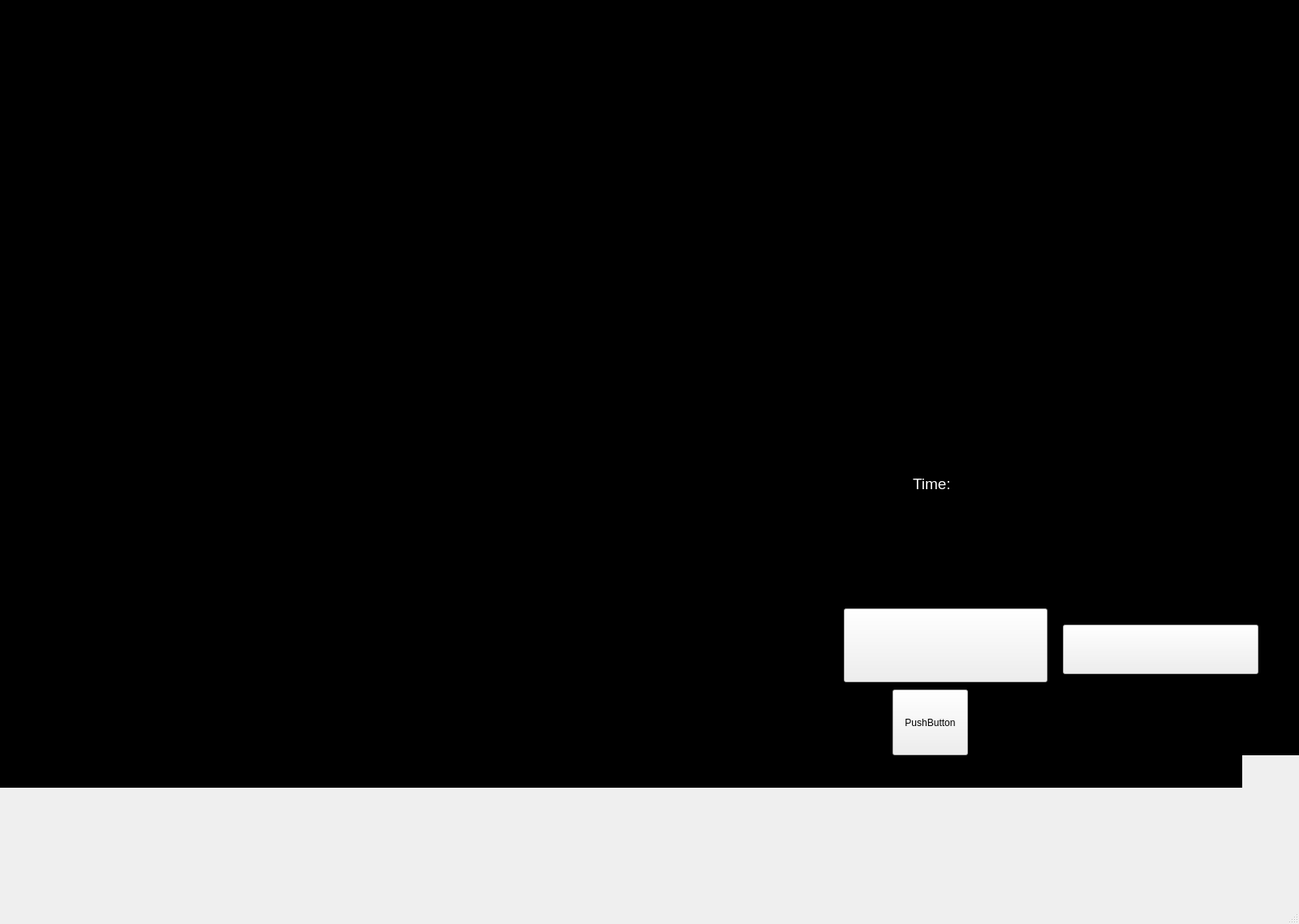
<?xml version="1.0" encoding="UTF-8"?>
<ui version="4.0">
 <class>MainWindow</class>
 <widget class="QMainWindow" name="MainWindow">
  <property name="geometry">
   <rect>
    <x>0</x>
    <y>0</y>
    <width>1601</width>
    <height>1139</height>
   </rect>
  </property>
  <property name="windowTitle">
   <string>MainWindow</string>
  </property>
  <widget class="QWidget" name="centralwidget">
   <widget class="QLabel" name="bg_1">
    <property name="geometry">
     <rect>
      <x>-20</x>
      <y>-20</y>
      <width>1621</width>
      <height>951</height>
     </rect>
    </property>
    <property name="styleSheet">
     <string notr="true">background-color: rgb(0, 0, 0);</string>
    </property>
    <property name="text">
     <string>TextLabel</string>
    </property>
   </widget>
   <widget class="QLabel" name="bg_border">
    <property name="geometry">
     <rect>
      <x>-70</x>
      <y>-20</y>
      <width>1601</width>
      <height>991</height>
     </rect>
    </property>
    <property name="styleSheet">
     <string notr="true">color:rgb(0,0,0);

background-color:rgb(0,0,0);
border-color: 20px Solid White;
border-top-color: rgb(225, 225, 225);

</string>
    </property>
    <property name="text">
     <string/>
    </property>
   </widget>
   <widget class="QPushButton" name="pushButton">
    <property name="geometry">
     <rect>
      <x>1040</x>
      <y>750</y>
      <width>251</width>
      <height>91</height>
     </rect>
    </property>
    <property name="styleSheet">
     <string notr="true">border-color: rgb(180, 180, 180);</string>
    </property>
    <property name="text">
     <string/>
    </property>
    <property name="icon">
     <iconset>
      <normaloff>python/buttons/Start.png</normaloff>python/buttons/Start.png</iconset>
    </property>
    <property name="iconSize">
     <size>
      <width>250</width>
      <height>250</height>
     </size>
    </property>
    <property name="checkable">
     <bool>false</bool>
    </property>
    <property name="checked">
     <bool>false</bool>
    </property>
    <property name="autoRepeat">
     <bool>false</bool>
    </property>
    <property name="autoExclusive">
     <bool>false</bool>
    </property>
    <property name="autoRepeatDelay">
     <number>500</number>
    </property>
    <property name="autoRepeatInterval">
     <number>500</number>
    </property>
   </widget>
   <widget class="QPushButton" name="pushButton_2">
    <property name="geometry">
     <rect>
      <x>1310</x>
      <y>770</y>
      <width>241</width>
      <height>61</height>
     </rect>
    </property>
    <property name="text">
     <string/>
    </property>
    <property name="icon">
     <iconset>
      <normaloff>python/buttons/Quit.png</normaloff>python/buttons/Quit.png</iconset>
    </property>
    <property name="iconSize">
     <size>
      <width>250</width>
      <height>250</height>
     </size>
    </property>
   </widget>
   <widget class="QLabel" name="gif_1">
    <property name="geometry">
     <rect>
      <x>4</x>
      <y>5</y>
      <width>811</width>
      <height>521</height>
     </rect>
    </property>
    <property name="text">
     <string/>
    </property>
    <property name="pixmap">
     <pixmap>python/Gui/7LP8.gif</pixmap>
    </property>
    <property name="scaledContents">
     <bool>true</bool>
    </property>
   </widget>
   <widget class="QLabel" name="gif_2">
    <property name="geometry">
     <rect>
      <x>20</x>
      <y>540</y>
      <width>331</width>
      <height>381</height>
     </rect>
    </property>
    <property name="text">
     <string/>
    </property>
    <property name="pixmap">
     <pixmap>python/Gui/f889323d87ae92dbd5da3b1193708dc3.gif</pixmap>
    </property>
    <property name="scaledContents">
     <bool>true</bool>
    </property>
   </widget>
   <widget class="QLabel" name="bg_2">
    <property name="geometry">
     <rect>
      <x>1060</x>
      <y>560</y>
      <width>501</width>
      <height>121</height>
     </rect>
    </property>
    <property name="text">
     <string/>
    </property>
    <property name="pixmap">
     <pixmap>python/Gui/401-4014880_technology-borders-clip-art.png</pixmap>
    </property>
    <property name="scaledContents">
     <bool>true</bool>
    </property>
   </widget>
   <widget class="QTextBrowser" name="textBrowser">
    <property name="geometry">
     <rect>
      <x>1120</x>
      <y>580</y>
      <width>371</width>
      <height>71</height>
     </rect>
    </property>
    <property name="styleSheet">
     <string notr="true">background-color: rgb(0, 0, 0);
font: 18pt &quot;MS Shell Dlg 2&quot;;
font: 20pt &quot;MS Shell Dlg 2&quot;;
color: rgb(255, 255, 255);
color:rgb(255,255,255);
</string>
    </property>
    <property name="html">
     <string>&lt;!DOCTYPE HTML PUBLIC &quot;-//W3C//DTD HTML 4.0//EN&quot; &quot;http://www.w3.org/TR/REC-html40/strict.dtd&quot;&gt;
&lt;html&gt;&lt;head&gt;&lt;meta name=&quot;qrichtext&quot; content=&quot;1&quot; /&gt;&lt;style type=&quot;text/css&quot;&gt;
p, li { white-space: pre-wrap; }
&lt;/style&gt;&lt;/head&gt;&lt;body style=&quot; font-family:'MS Shell Dlg 2'; font-size:20pt; font-weight:400; font-style:normal;&quot;&gt;
&lt;p style=&quot; margin-top:0px; margin-bottom:0px; margin-left:0px; margin-right:0px; -qt-block-indent:0; text-indent:0px;&quot;&gt;&lt;span style=&quot; font-size:14pt;&quot;&gt;Time:&lt;/span&gt;&lt;/p&gt;
&lt;p align=&quot;center&quot; style=&quot;-qt-paragraph-type:empty; margin-top:0px; margin-bottom:0px; margin-left:0px; margin-right:0px; -qt-block-indent:0; text-indent:0px; font-size:14pt;&quot;&gt;&lt;br /&gt;&lt;/p&gt;&lt;/body&gt;&lt;/html&gt;</string>
    </property>
   </widget>
   <widget class="QLabel" name="Terminal">
    <property name="geometry">
     <rect>
      <x>390</x>
      <y>570</y>
      <width>611</width>
      <height>301</height>
     </rect>
    </property>
    <property name="styleSheet">
     <string notr="true">color: rgb(255, 255, 255);
border-top-color: rgb(255, 255, 255);
border-color: rgb(255, 255, 255);
broder: 50px solid white
</string>
    </property>
    <property name="text">
     <string/>
    </property>
   </widget>
   <widget class="QLabel" name="gif_3">
    <property name="geometry">
     <rect>
      <x>824</x>
      <y>6</y>
      <width>771</width>
      <height>171</height>
     </rect>
    </property>
    <property name="text">
     <string/>
    </property>
    <property name="pixmap">
     <pixmap>python/Gui/da6684b4ca28374b52947e35e0d6a25cd962ba77r1-680-383_hq.gif</pixmap>
    </property>
    <property name="scaledContents">
     <bool>true</bool>
    </property>
   </widget>
   <widget class="QLabel" name="gif_4">
    <property name="geometry">
     <rect>
      <x>834</x>
      <y>200</y>
      <width>761</width>
      <height>331</height>
     </rect>
    </property>
    <property name="text">
     <string/>
    </property>
    <property name="pixmap">
     <pixmap>python/voice/Jarvis_Gui (1).gif</pixmap>
    </property>
    <property name="scaledContents">
     <bool>true</bool>
    </property>
   </widget>
   <widget class="QPushButton" name="pushButton_3">
    <property name="geometry">
     <rect>
      <x>1100</x>
      <y>850</y>
      <width>93</width>
      <height>81</height>
     </rect>
    </property>
    <property name="text">
     <string>PushButton</string>
    </property>
   </widget>
  </widget>
  <widget class="QStatusBar" name="statusbar"/>
 </widget>
 <resources/>
 <connections/>
</ui>
